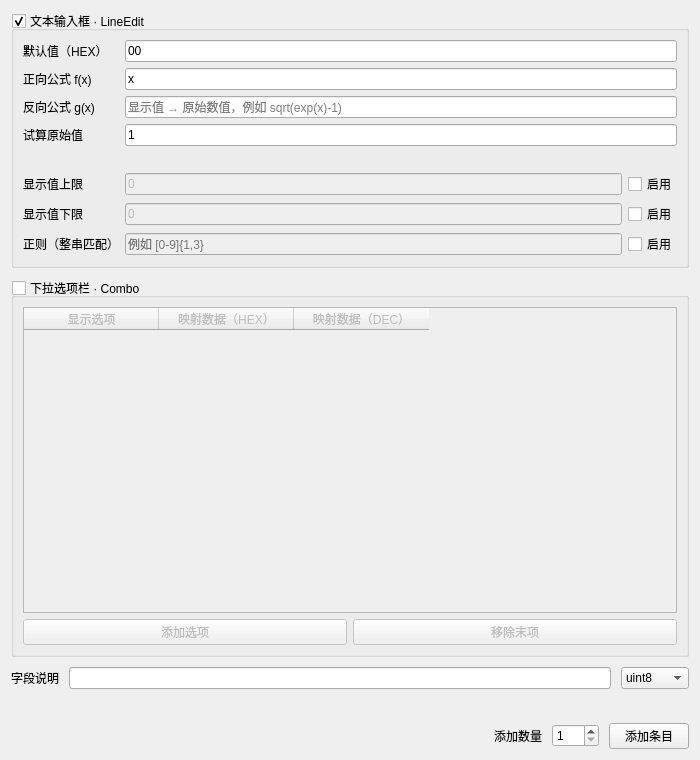
<?xml version='1.0' encoding='utf-8'?>
<ui version="4.0">
 <class>FormItemType</class>
 <widget class="QWidget" name="FormItemType">
  <property name="geometry">
   <rect>
    <x>0</x>
    <y>0</y>
    <width>700</width>
    <height>760</height>
   </rect>
  </property>
  <property name="minimumSize">
   <size>
    <width>660</width>
    <height>0</height>
   </size>
  </property>
  <property name="windowTitle">
   <string>条目配置</string>
  </property>
  <layout class="QVBoxLayout" name="verticalLayout_3">
   <property name="spacing">
    <number>10</number>
   </property>
   <item>
    <widget class="QGroupBox" name="groupBox_text">
     <property name="title">
      <string>文本输入框 · LineEdit</string>
     </property>
     <property name="checkable">
      <bool>true</bool>
     </property>
     <layout class="QGridLayout" name="grid_text" columnstretch="0,1,0">
      <item row="0" column="0">
       <widget class="QLabel" name="label_9">
        <property name="text">
         <string>默认值（HEX）</string>
        </property>
       </widget>
      </item>
      <item row="0" column="1" colspan="2">
       <widget class="QLineEdit" name="lineEdit_defaultValue">
        <property name="text">
         <string>00</string>
        </property>
        <property name="maxLength">
         <number>64</number>
        </property>
       </widget>
      </item>
      <item row="1" column="0">
       <widget class="QLabel" name="label_6">
        <property name="text">
         <string>正向公式 f(x)</string>
        </property>
       </widget>
      </item>
      <item row="1" column="1" colspan="2">
       <widget class="QLineEdit" name="lineEdit_ioFormula">
        <property name="text">
         <string>x</string>
        </property>
        <property name="placeholderText">
         <string>原始数值 → 显示值，例如 log(1+x^2)</string>
        </property>
        <property name="maxLength">
         <number>2048</number>
        </property>
        <property name="toolTip">
         <string>支持 + - * / % ^、pi、e，例如 x*0.1 或 log(1+x^2)。三角函数使用弧度。</string>
        </property>
       </widget>
      </item>
      <item row="2" column="0">
       <widget class="QLabel" name="label_reverse">
        <property name="text">
         <string>反向公式 g(x)</string>
        </property>
       </widget>
      </item>
      <item row="2" column="1" colspan="2">
       <widget class="QLineEdit" name="lineEdit_reverseFormula">
        <property name="placeholderText">
         <string>显示值 → 原始数值，例如 sqrt(exp(x)-1)</string>
        </property>
        <property name="maxLength">
         <number>2048</number>
        </property>
        <property name="toolTip">
         <string>例如 x*10。留空时，使用非恒等正向公式的数值列只读。</string>
        </property>
       </widget>
      </item>
      <item row="4" column="0">
       <widget class="QLabel" name="label_preview">
        <property name="text">
         <string>试算原始值</string>
        </property>
       </widget>
      </item>
      <item row="4" column="1" colspan="2">
       <widget class="QLineEdit" name="lineEdit_previewValue">
        <property name="text">
         <string>1</string>
        </property>
        <property name="maxLength">
         <number>128</number>
        </property>
       </widget>
      </item>
      <item row="5" column="0" colspan="3">
       <widget class="QLabel" name="label_formulaPreview">
        <property name="text">
         <string />
        </property>
        <property name="wordWrap">
         <bool>true</bool>
        </property>
        <property name="textFormat">
         <enum>Qt::PlainText</enum>
        </property>
       </widget>
      </item>
      <item row="6" column="0">
       <widget class="QLabel" name="label_2">
        <property name="text">
         <string>显示值上限</string>
        </property>
       </widget>
      </item>
      <item row="6" column="1">
       <widget class="QLineEdit" name="lineEdit_upperLimit">
        <property name="enabled">
         <bool>false</bool>
        </property>
        <property name="text">
         <string>0</string>
        </property>
        <property name="maxLength">
         <number>128</number>
        </property>
       </widget>
      </item>
      <item row="6" column="2">
       <widget class="QCheckBox" name="check_upperLimit">
        <property name="text">
         <string>启用</string>
        </property>
       </widget>
      </item>
      <item row="7" column="0">
       <widget class="QLabel" name="label_3">
        <property name="text">
         <string>显示值下限</string>
        </property>
       </widget>
      </item>
      <item row="7" column="1">
       <widget class="QLineEdit" name="lineEdit_lowerLimit">
        <property name="enabled">
         <bool>false</bool>
        </property>
        <property name="text">
         <string>0</string>
        </property>
        <property name="maxLength">
         <number>128</number>
        </property>
       </widget>
      </item>
      <item row="7" column="2">
       <widget class="QCheckBox" name="check_lowerLimit">
        <property name="text">
         <string>启用</string>
        </property>
       </widget>
      </item>
      <item row="8" column="0">
       <widget class="QLabel" name="label_5">
        <property name="text">
         <string>正则（整串匹配）</string>
        </property>
       </widget>
      </item>
      <item row="8" column="1">
       <widget class="QLineEdit" name="lineEdit_regex">
        <property name="enabled">
         <bool>false</bool>
        </property>
        <property name="placeholderText">
         <string>例如 [0-9]{1,3}</string>
        </property>
        <property name="maxLength">
         <number>1024</number>
        </property>
       </widget>
      </item>
      <item row="8" column="2">
       <widget class="QCheckBox" name="check_regex">
        <property name="text">
         <string>启用</string>
        </property>
       </widget>
      </item>
     </layout>
    </widget>
   </item>
   <item>
    <widget class="QGroupBox" name="groupBox_combo">
     <property name="title">
      <string>下拉选项栏 · Combo</string>
     </property>
     <property name="checkable">
      <bool>true</bool>
     </property>
     <property name="checked">
      <bool>false</bool>
     </property>
     <layout class="QVBoxLayout" name="verticalLayout_combo">
      <item>
       <widget class="QTableWidget" name="table_combo">
        <property name="minimumSize">
         <size>
          <width>0</width>
          <height>150</height>
         </size>
        </property>
        <attribute name="horizontalHeaderMinimumSectionSize">
         <number>135</number>
        </attribute>
        <attribute name="verticalHeaderDefaultSectionSize">
         <number>36</number>
        </attribute>
        <column>
         <property name="text">
          <string>显示选项</string>
         </property>
        </column>
        <column>
         <property name="text">
          <string>映射数据（HEX）</string>
         </property>
        </column>
        <column>
         <property name="text">
          <string>映射数据（DEC）</string>
         </property>
        </column>
       </widget>
      </item>
      <item>
       <layout class="QHBoxLayout" name="horizontalLayout_comboButtons">
        <item>
         <widget class="QPushButton" name="button_addCombo">
          <property name="text">
           <string>添加选项</string>
          </property>
         </widget>
        </item>
        <item>
         <widget class="QPushButton" name="button_subCombo">
          <property name="text">
           <string>移除末项</string>
          </property>
         </widget>
        </item>
       </layout>
      </item>
     </layout>
    </widget>
   </item>
   <item>
    <layout class="QHBoxLayout" name="horizontalLayout_info">
     <item>
      <widget class="QLabel" name="label_7">
       <property name="text">
        <string>字段说明</string>
       </property>
      </widget>
     </item>
     <item>
      <widget class="QLineEdit" name="lineEdit_comment" />
     </item>
     <item>
      <widget class="QComboBox" name="combo_dataType">
       <item>
        <property name="text">
         <string>uint8</string>
        </property>
       </item>
       <item>
        <property name="text">
         <string>int8</string>
        </property>
       </item>
       <item>
        <property name="text">
         <string>uint16</string>
        </property>
       </item>
       <item>
        <property name="text">
         <string>int16</string>
        </property>
       </item>
       <item>
        <property name="text">
         <string>uint32</string>
        </property>
       </item>
       <item>
        <property name="text">
         <string>int32</string>
        </property>
       </item>
       <item>
        <property name="text">
         <string>uint64</string>
        </property>
       </item>
       <item>
        <property name="text">
         <string>int64</string>
        </property>
       </item>
       <item>
        <property name="text">
         <string>float</string>
        </property>
       </item>
       <item>
        <property name="text">
         <string>double</string>
        </property>
       </item>
      </widget>
     </item>
    </layout>
   </item>
   <item>
    <widget class="QLabel" name="label_validation">
     <property name="text">
      <string />
     </property>
     <property name="wordWrap">
      <bool>true</bool>
     </property>
     <property name="textFormat">
      <enum>Qt::PlainText</enum>
     </property>
    </widget>
   </item>
   <item>
    <layout class="QHBoxLayout" name="horizontalLayout_add">
     <item>
      <spacer name="horizontalSpacer">
       <property name="orientation">
        <enum>Qt::Horizontal</enum>
       </property>
       <property name="sizeHint" stdset="0">
        <size>
         <width>40</width>
         <height>20</height>
        </size>
       </property>
      </spacer>
     </item>
     <item>
      <widget class="QLabel" name="label_8">
       <property name="text">
        <string>添加数量</string>
       </property>
      </widget>
     </item>
     <item>
      <widget class="QSpinBox" name="spin_addNum">
       <property name="minimum">
        <number>1</number>
       </property>
       <property name="maximum">
        <number>999</number>
       </property>
      </widget>
     </item>
     <item>
      <widget class="QPushButton" name="button_addItem">
       <property name="text">
        <string>添加条目</string>
       </property>
      </widget>
     </item>
    </layout>
   </item>
  </layout>
 </widget>
 <resources />
 <connections />
</ui>
